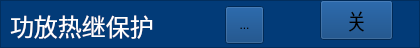
      <widget class="QFrame" name="frame_34">
       <property name="geometry">
        <rect>
         <x>0</x>
         <y>430</y>
         <width>420</width>
         <height>48</height>
        </rect>
       </property>
       <property name="styleSheet">
        <string notr="true">background-color: rgb(2, 59, 120);</string>
       </property>
       <property name="frameShape">
        <enum>QFrame::StyledPanel</enum>
       </property>
       <property name="frameShadow">
        <enum>QFrame::Raised</enum>
       </property>
       <widget class="QLabel" name="label_105">
        <property name="geometry">
         <rect>
          <x>10</x>
          <y>10</y>
          <width>221</width>
          <height>31</height>
         </rect>
        </property>
        <property name="font">
         <font>
          <family>微软雅黑</family>
          <pointsize>18</pointsize>
         </font>
        </property>
        <property name="styleSheet">
         <string notr="true">color: rgb(255, 255, 255);</string>
        </property>
        <property name="text">
         <string>功放热继保护</string>
        </property>
       </widget>
       <widget class="QToolButton" name="toolButton_gfrjbh">
        <property name="geometry">
         <rect>
          <x>225</x>
          <y>6</y>
          <width>39</width>
          <height>38</height>
         </rect>
        </property>
        <property name="text">
         <string>...</string>
        </property>
        <property name="icon">
         <iconset>
          <normaloff>gct_ied_green.png</normaloff>gct_ied_green.png</iconset>
        </property>
        <property name="iconSize">
         <size>
          <width>32</width>
          <height>32</height>
         </size>
        </property>
       </widget>
       <widget class="QToolButton" name="toolButton_gfrjbhchain">
        <property name="geometry">
         <rect>
          <x>320</x>
          <y>0</y>
          <width>73</width>
          <height>40</height>
         </rect>
        </property>
        <property name="font">
         <font>
          <family>微软雅黑</family>
          <pointsize>16</pointsize>
         </font>
        </property>
        <property name="text">
         <string>关</string>
        </property>
        <property name="icon">
         <iconset>
          <normaloff>yb_on.png</normaloff>yb_on.png</iconset>
        </property>
        <property name="iconSize">
         <size>
          <width>66</width>
          <height>48</height>
         </size>
        </property>
       </widget>
      </widget>
